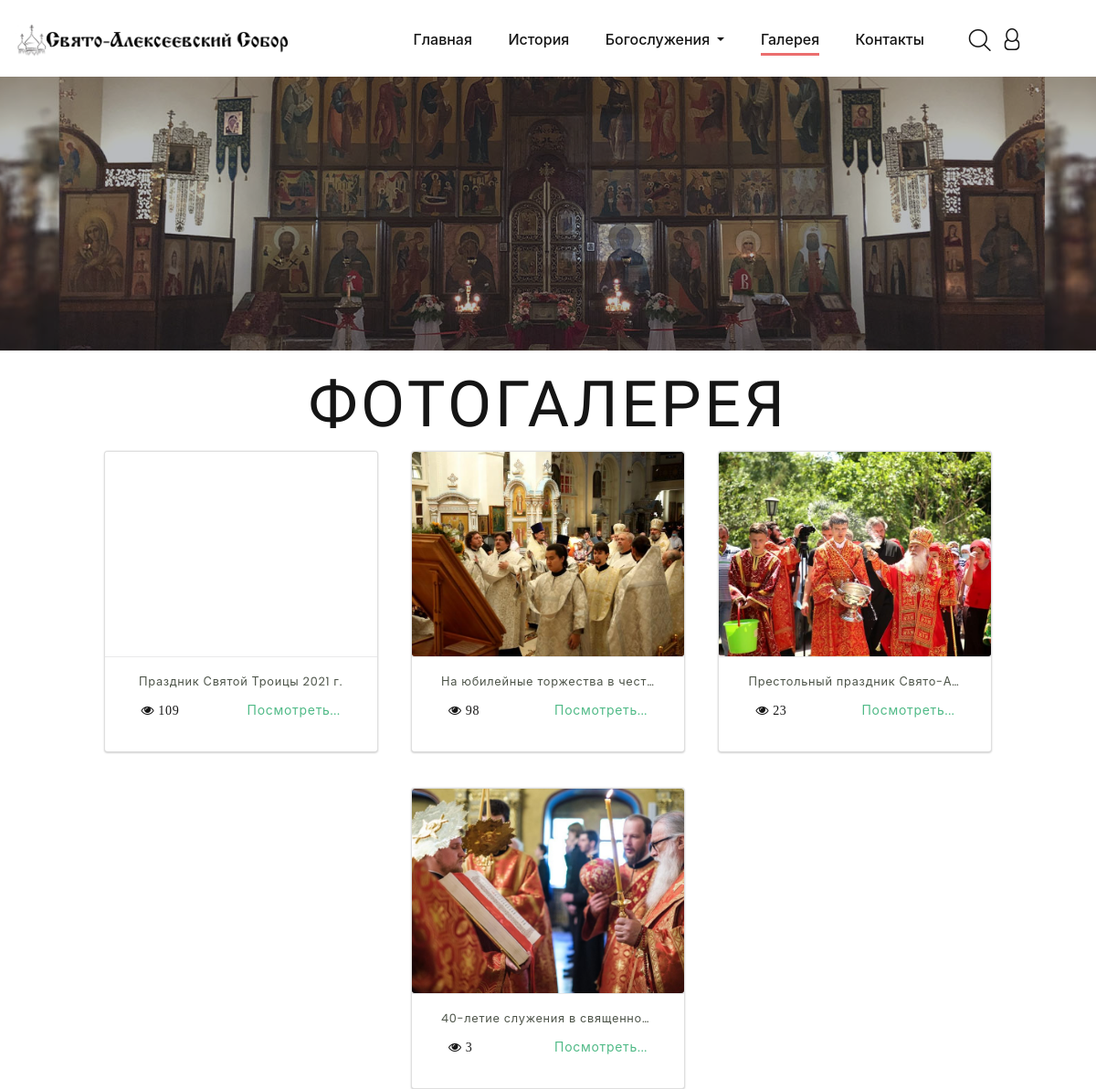
The app's page /gallery/ (upper part), older data.
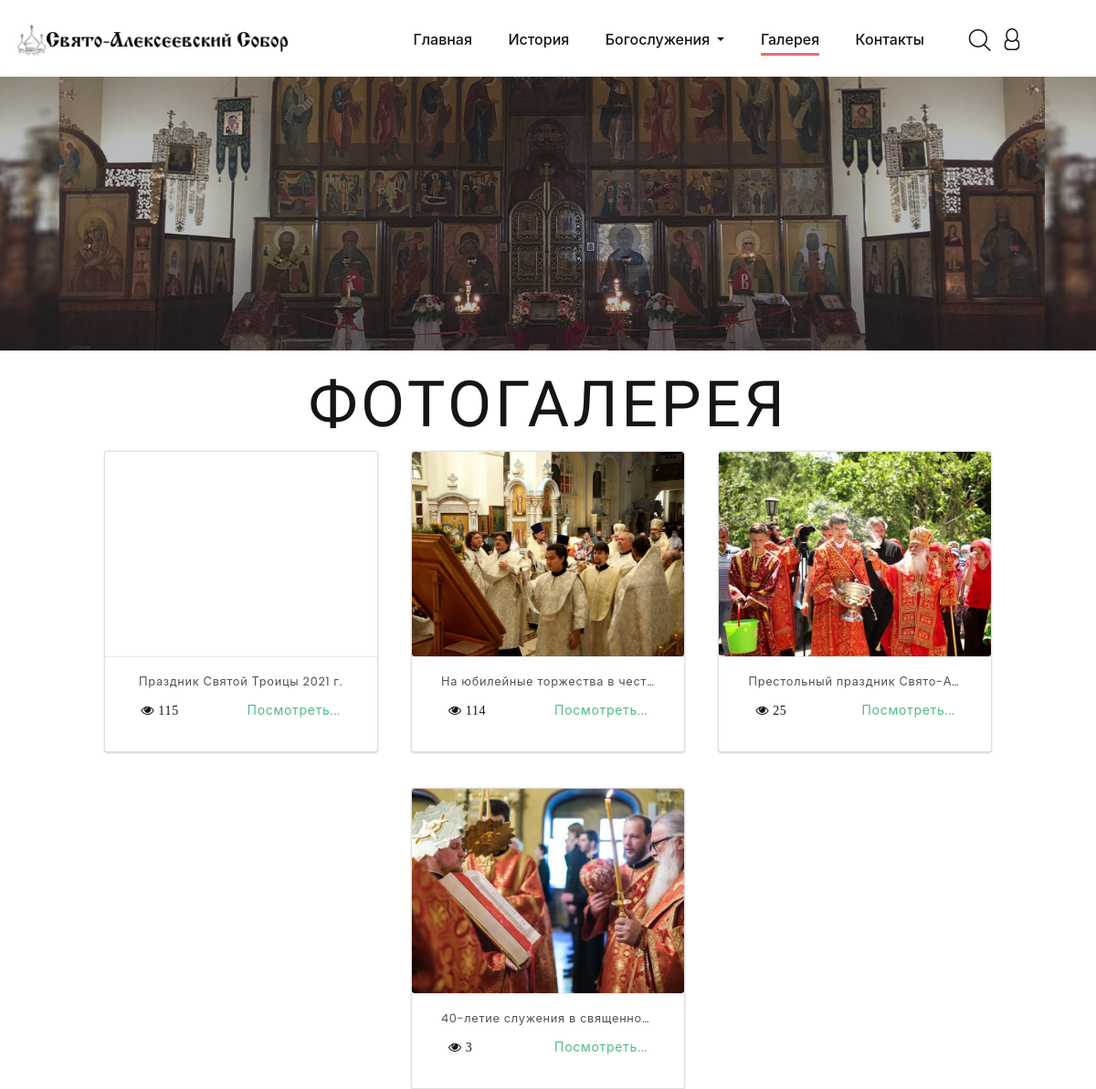
The same page, newer data.
### main/models.py (models this page shows, shortened)
class News(models.Model):
    title = models.CharField("Заголовок", max_length=150)
    slug = models.SlugField("slug", max_length=40)
    picture = models.ImageField("Картинка", upload_to="media/%Y/%m/%d/")
    content = models.TextField("Контент")
    date = models.DateField("Дата")
    is_published = models.BooleanField("Опубликовать", default=True)
    views = models.PositiveIntegerField("Просмотры", default=0)
    class Meta:
        verbose_name = "Новость"
        verbose_name_plural = "Новости"
        ordering = ['-date', 'is_published']

### main/views.py (the view)
# urls.py: path('gallery/', views.Gallery.as_view(), name="gallery"),
class Gallery(ListView):
    model = News
    paginate_by = 20
    template_name = "main/gallery.html"
    context_object_name = "post"
    def get_queryset(self):
        return News.objects.filter(is_published=True)

### main/templates/main/gallery.html (shortened to what this page needs)
{% extends 'base.html' %}
{% load static %}
{% load thumbnail %}
{% block nav_active %}
    <ul class="rd-navbar-nav">
        <li class="rd-nav-item"><a class="rd-nav-link" href="{% url 'index' %}">Главная</a>
        </li>
        <li class="rd-nav-item"><a class="rd-nav-link" href="{% url 'history' %}">История</a>
        </li>
        <li class="rd-nav-item dropdown">
            <a class="rd-nav-link dropdown-toggle" data-toggle="dropdown" href="#"
               role="button" aria-haspopup="true" aria-expanded="false">
                Богослужения
            </a>
        </li>
        <li class="rd-nav-item active"><a class="rd-nav-link" href="{% url 'gallery' %}">Галерея</a>
        </li>
        <li class="rd-nav-item"><a class="rd-nav-link" href="{% url 'contact' %}">Контакты</a></li>
    </ul>
{% endblock %}
{% block body %}
    <section class="breadcrumbs-custom-inset">
        <div class="breadcrumbs-custom context-dark bg-overlay-33">
            <div class="box-position" style="background-image: url({% static 'images/my/MainPicture2.jpg' %});"></div>
        </div>
    </section>
        <h2 class="mt-4">Фотогалерея</h2>
                {% for news in page_obj %}
                    {% if news.images.all %}
                        <div class="card">
                            <div class="card-img"
                                    {% thumbnail news.picture "370x307" crop="center" as im %}
                                 style="background-image:url({{ im.url }});">
                                    {% endthumbnail %}
                            </div>
                            <div class="card-content">
                                    <a href="{% url 'photo_gallery' news.slug %}">
                                        <p>{{ news.title }}</p></a>
                                <div class="justify-content-between m-2" style="display: flex">
                                        <span class="fa fa-eye"><span class="mx-1">{{ news.views }}</span></span>
                                        <a href="{% url 'photo_gallery' news.slug %}" class="">Посмотреть...</a>
                                </div>
                            </div>
                        </div>
                    {% endif %}
                {% endfor %}
{% endblock %}

### templates/base.html (shortened to what this page needs)
{% load static %}
<!DOCTYPE html>
<html class="wide wow-animation" lang="en">
<head>
    <link rel="stylesheet" href="{% static 'css/bootstrap.css' %}">
    <link rel="stylesheet" href="{% static 'css/fonts.css' %}">
    <link rel="stylesheet" href="{% static 'css/style.css' %}">
    <link rel="stylesheet" href="{% static 'css/mystyle.css' %}">
</head>
<body>
<div class="page">
    <header class="section page-header">
        <div class="rd-navbar-wrap">
            <nav class="rd-navbar rd-navbar-classic" data-layout="rd-navbar-fixed" data-sm-layout="rd-navbar-fixed"
                 data-md-layout="rd-navbar-fixed" data-md-device-layout="rd-navbar-fixed"
                 data-lg-layout="rd-navbar-static" data-lg-device-layout="rd-navbar-fixed"
                 data-xl-layout="rd-navbar-static" data-xl-device-layout="rd-navbar-static"
                 data-xxl-layout="rd-navbar-static" data-xxl-device-layout="rd-navbar-static"
                 data-lg-stick-up-offset="46px" data-xl-stick-up-offset="46px" data-xxl-stick-up-offset="46px"
                 data-lg-stick-up="true" data-xl-stick-up="true" data-xxl-stick-up="true">
                <div class="rd-navbar-main-outer">
                    <div class="rd-navbar-main">
                        <div class="rd-navbar-panel">
                            <div class="rd-navbar-brand"><a class="brand" href="{% url 'index' %}"><img
                                    src="{% static 'images/my/logo-big.png' %}" alt="" width="250" height="43"/></a>
                            </div>
                        </div>
                        <div class="rd-navbar-main-element">
                            <div class="rd-navbar-nav-wrap">
                                <div class="rd-navbar-search">
                                    <button class="rd-navbar-search-toggle"
                                            data-rd-navbar-toggle=".rd-navbar-search">
                                        <span></span></button>
                                </div>
    <div class="poster rd-navbar-share fl-bigmug-line-user144"
         data-rd-navbar-toggle=".rd-navbar-share-list">
        {% if request.user.is_authenticated %}
            <div class="descr">
                <div class="">
                    <div class="card" style="width: 18rem;">
                        <div class="card-body">
                            <h6 class="card-subtitle my-3 text-muted"
                                style="font-family: CyrillicOldBold">Добро пожаловать</h6>
                            <h5 class="card-title mt-4">{{ user.first_name }} {{ user.last_name }}</h5>
                            <a href="#" class="card-link link-instafeed"></a>
                            <br>
                            <a href="{% url 'logout' %}">
                                <input style="margin-left: calc(50% - 60px)" class="my-2"
                                       type="submit" id="submit"
                                       value="Выйти?">
                            </a>
                        </div>
                    </div>
                </div>
            </div>
        {% else %}
            <ul class="list-inline rd-navbar-share-list">
                <div class="container">
                    <div class="row">
                        <div class="col-12">
                        </div>
                        <div class="col-12">
                        </div>
                    </div>
                </div>
            </ul>
        {% endif %}
    </div>
                                {% block nav_active %}{% endblock %}
                            </div>
                        </div>
                    </div>
                </div>
            </nav>
        </div>
    </header>
    {% block body %}
    {% endblock %}
</div>
</body>
</html>

### templates/includes/footer.html (shortened to what this page needs)
{% load static %}

Row changes from the older to the newer data that the page shows:
changed News "Праздник Святой Троицы 2021 г.": views "109" → "115"
changed News "На юбилейные торжества в чест…": views "98" → "114"
changed News "Престольный праздник Свято-А…": views "23" → "25"
